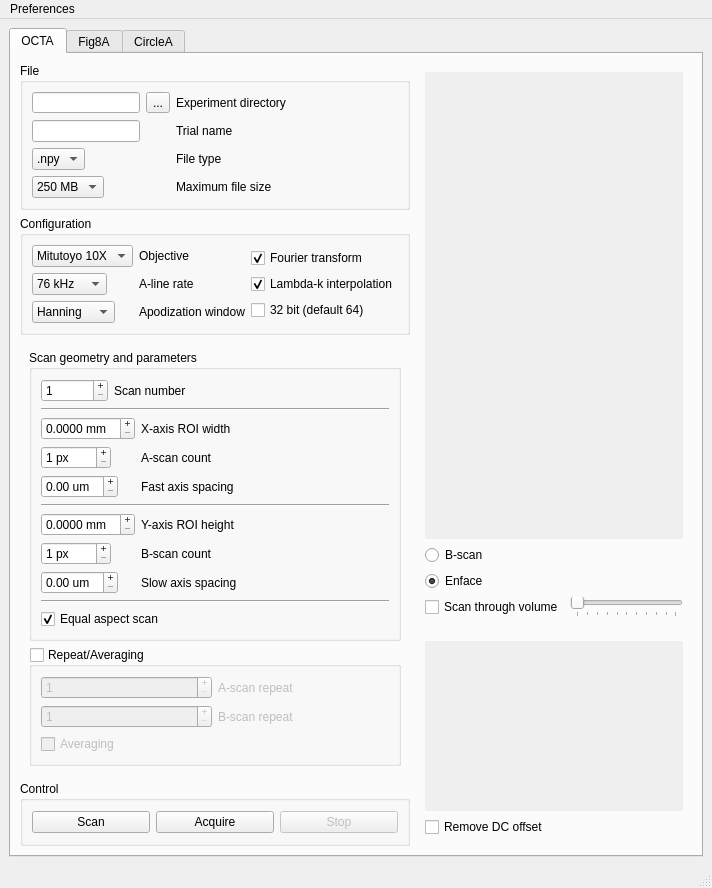
<?xml version="1.0" encoding="UTF-8"?>
<ui version="4.0">
 <class>MainWindow</class>
 <widget class="QMainWindow" name="MainWindow">
  <property name="geometry">
   <rect>
    <x>0</x>
    <y>0</y>
    <width>712</width>
    <height>770</height>
   </rect>
  </property>
  <property name="sizePolicy">
   <sizepolicy hsizetype="Preferred" vsizetype="Preferred">
    <horstretch>0</horstretch>
    <verstretch>0</verstretch>
   </sizepolicy>
  </property>
  <property name="minimumSize">
   <size>
    <width>0</width>
    <height>0</height>
   </size>
  </property>
  <property name="windowTitle">
   <string>PyImageOCT V.0.1.0</string>
  </property>
  <property name="documentMode">
   <bool>false</bool>
  </property>
  <property name="tabShape">
   <enum>QTabWidget::Triangular</enum>
  </property>
  <widget class="QWidget" name="centralwidget">
   <layout class="QGridLayout" name="gridLayout">
    <item row="0" column="0">
     <widget class="QTabWidget" name="tabWidget">
      <property name="autoFillBackground">
       <bool>false</bool>
      </property>
      <property name="currentIndex">
       <number>0</number>
      </property>
      <property name="usesScrollButtons">
       <bool>false</bool>
      </property>
      <property name="documentMode">
       <bool>false</bool>
      </property>
      <widget class="QWidget" name="tabOCTA">
       <attribute name="title">
        <string>OCTA</string>
       </attribute>
       <layout class="QGridLayout" name="gridLayout_2">
        <item row="1" column="0">
         <layout class="QGridLayout" name="gridOCTA">
          <property name="sizeConstraint">
           <enum>QLayout::SetFixedSize</enum>
          </property>
          <item row="0" column="0" colspan="2">
           <widget class="QGroupBox" name="groupExperiment">
            <property name="title">
             <string>File</string>
            </property>
            <layout class="QGridLayout" name="gridLayout_5">
             <item row="0" column="0">
              <layout class="QFormLayout" name="formExp">
               <item row="0" column="0">
                <layout class="QGridLayout" name="gridExp">
                 <item row="0" column="0">
                  <widget class="QLineEdit" name="lineExp">
                   <property name="toolTip">
                    <string>The directory where the recordings will be saved</string>
                   </property>
                  </widget>
                 </item>
                 <item row="0" column="1">
                  <widget class="QToolButton" name="buttonBrowse">
                   <property name="toolTip">
                    <string>The directory where the recordings will be saved</string>
                   </property>
                   <property name="text">
                    <string>...</string>
                   </property>
                  </widget>
                 </item>
                </layout>
               </item>
               <item row="0" column="1">
                <widget class="QLabel" name="labelExp">
                 <property name="toolTip">
                  <string>The directory where the recordings will be saved</string>
                 </property>
                 <property name="text">
                  <string>Experiment directory</string>
                 </property>
                </widget>
               </item>
               <item row="1" column="0">
                <widget class="QLineEdit" name="lineFileName">
                 <property name="toolTip">
                  <string>The name of this particular recording within the experiment</string>
                 </property>
                </widget>
               </item>
               <item row="1" column="1">
                <widget class="QLabel" name="labelFileName">
                 <property name="toolTip">
                  <string>The name of this particular recording within the experiment</string>
                 </property>
                 <property name="text">
                  <string>Trial name</string>
                 </property>
                </widget>
               </item>
               <item row="2" column="0">
                <widget class="QComboBox" name="comboFileType">
                 <property name="toolTip">
                  <string>The file type of saved recordings</string>
                 </property>
                 <item>
                  <property name="text">
                   <string>.npy</string>
                  </property>
                 </item>
                 <item>
                  <property name="text">
                   <string>.mat</string>
                  </property>
                 </item>
                </widget>
               </item>
               <item row="2" column="1">
                <widget class="QLabel" name="labelFileType">
                 <property name="toolTip">
                  <string>The file type of saved recordings</string>
                 </property>
                 <property name="text">
                  <string>File type</string>
                 </property>
                </widget>
               </item>
               <item row="3" column="1">
                <widget class="QLabel" name="labelMaxFileSize">
                 <property name="toolTip">
                  <string>The size of the files that recordings will be broken into</string>
                 </property>
                 <property name="text">
                  <string>Maximum file size</string>
                 </property>
                </widget>
               </item>
               <item row="3" column="0">
                <widget class="QComboBox" name="comboBox">
                 <item>
                  <property name="text">
                   <string>250 MB</string>
                  </property>
                 </item>
                 <item>
                  <property name="text">
                   <string>500 MB</string>
                  </property>
                 </item>
                 <item>
                  <property name="text">
                   <string>1 GB</string>
                  </property>
                 </item>
                 <item>
                  <property name="text">
                   <string>2 GB</string>
                  </property>
                 </item>
                 <item>
                  <property name="text">
                   <string>4 GB</string>
                  </property>
                 </item>
                </widget>
               </item>
              </layout>
             </item>
            </layout>
           </widget>
          </item>
          <item row="0" column="2" rowspan="4" colspan="2">
           <widget class="QWidget" name="group2D" native="true">
            <layout class="QGridLayout" name="layout2DGroup">
             <item row="5" column="0">
              <widget class="QRadioButton" name="radioEnface">
               <property name="toolTip">
                <string>Slice through B-scans or through enface C-scans</string>
               </property>
               <property name="text">
                <string>Enface</string>
               </property>
               <property name="checked">
                <bool>true</bool>
               </property>
              </widget>
             </item>
             <item row="6" column="1">
              <widget class="QSlider" name="sliderSlice">
               <property name="enabled">
                <bool>false</bool>
               </property>
               <property name="toolTip">
                <string>Scan automatically through the volume, or select a slice with the slider</string>
               </property>
               <property name="orientation">
                <enum>Qt::Horizontal</enum>
               </property>
               <property name="invertedAppearance">
                <bool>false</bool>
               </property>
               <property name="tickPosition">
                <enum>QSlider::TicksBelow</enum>
               </property>
              </widget>
             </item>
             <item row="6" column="0">
              <widget class="QCheckBox" name="checkScanThrough">
               <property name="toolTip">
                <string>Scan automatically through the volume, or select a slice with the slider</string>
               </property>
               <property name="text">
                <string>Scan through volume</string>
               </property>
               <property name="checked">
                <bool>false</bool>
               </property>
              </widget>
             </item>
             <item row="0" column="0" rowspan="4" colspan="2">
              <widget class="QWidget" name="widget2D" native="true">
               <property name="autoFillBackground">
                <bool>true</bool>
               </property>
              </widget>
             </item>
             <item row="4" column="0">
              <widget class="QRadioButton" name="radioBScan">
               <property name="toolTip">
                <string>Slice through B-scans or through enface C-scans</string>
               </property>
               <property name="text">
                <string>B-scan</string>
               </property>
              </widget>
             </item>
            </layout>
           </widget>
          </item>
          <item row="1" column="0" colspan="2">
           <widget class="QGroupBox" name="groupConfig">
            <property name="title">
             <string>Configuration</string>
            </property>
            <layout class="QGridLayout" name="gridLayout_4">
             <item row="0" column="0">
              <layout class="QFormLayout" name="formLeft">
               <item row="0" column="0">
                <widget class="QComboBox" name="comboObjective">
                 <property name="toolTip">
                  <string>The objective being used. Affects config file selection</string>
                 </property>
                 <item>
                  <property name="text">
                   <string>Mitutoyo 10X</string>
                  </property>
                 </item>
                 <item>
                  <property name="text">
                   <string>Mitutoyo 5X</string>
                  </property>
                 </item>
                 <item>
                  <property name="text">
                   <string>Mitutoyo 20X</string>
                  </property>
                 </item>
                 <item>
                  <property name="text">
                   <string>Mitutoyo 2X</string>
                  </property>
                 </item>
                </widget>
               </item>
               <item row="0" column="1">
                <widget class="QLabel" name="labelObjective">
                 <property name="toolTip">
                  <string>The objective being used. Affects config file selection</string>
                 </property>
                 <property name="text">
                  <string>Objective</string>
                 </property>
                </widget>
               </item>
               <item row="1" column="0">
                <widget class="QComboBox" name="comboRate">
                 <property name="toolTip">
                  <string>The A-line rate of the camera</string>
                 </property>
                 <item>
                  <property name="text">
                   <string>76 kHz</string>
                  </property>
                 </item>
                 <item>
                  <property name="text">
                   <string>146 kHz</string>
                  </property>
                 </item>
                </widget>
               </item>
               <item row="1" column="1">
                <widget class="QLabel" name="labelRate">
                 <property name="toolTip">
                  <string>The A-line rate of the camera</string>
                 </property>
                 <property name="text">
                  <string>A-line rate</string>
                 </property>
                </widget>
               </item>
               <item row="2" column="0">
                <widget class="QComboBox" name="comboApodization">
                 <property name="toolTip">
                  <string>The type of window used to apodize the A-line spectra prior to FFT</string>
                 </property>
                 <item>
                  <property name="text">
                   <string>Hanning</string>
                  </property>
                 </item>
                 <item>
                  <property name="text">
                   <string>Blackman</string>
                  </property>
                 </item>
                 <item>
                  <property name="text">
                   <string>Hamming</string>
                  </property>
                 </item>
                 <item>
                  <property name="text">
                   <string>None</string>
                  </property>
                 </item>
                </widget>
               </item>
               <item row="2" column="1">
                <widget class="QLabel" name="labelApodization">
                 <property name="toolTip">
                  <string>The type of window used to apodize the A-line spectra prior to FFT</string>
                 </property>
                 <property name="text">
                  <string>Apodization window</string>
                 </property>
                </widget>
               </item>
              </layout>
             </item>
             <item row="0" column="1">
              <layout class="QGridLayout" name="gridRight">
               <item row="0" column="0">
                <layout class="QGridLayout" name="gridProc">
                 <item row="1" column="0">
                  <widget class="QCheckBox" name="checkInterpolation">
                   <property name="toolTip">
                    <string>If true, linear-in-wavenumber values are interpolated (1st order) from linear-in-wavelength spectra</string>
                   </property>
                   <property name="text">
                    <string>Lambda-k interpolation</string>
                   </property>
                   <property name="checked">
                    <bool>true</bool>
                   </property>
                  </widget>
                 </item>
                 <item row="0" column="0">
                  <widget class="QCheckBox" name="checkFFT">
                   <property name="toolTip">
                    <string>If true, data is complex-valued signal</string>
                   </property>
                   <property name="text">
                    <string>Fourier transform</string>
                   </property>
                   <property name="checked">
                    <bool>true</bool>
                   </property>
                  </widget>
                 </item>
                 <item row="2" column="0">
                  <widget class="QCheckBox" name="checkBox">
                   <property name="toolTip">
                    <string>The precision of the FFT and interpolation. Affects processing speed!</string>
                   </property>
                   <property name="text">
                    <string>32 bit (default 64)</string>
                   </property>
                  </widget>
                 </item>
                </layout>
               </item>
              </layout>
             </item>
            </layout>
           </widget>
          </item>
          <item row="4" column="2" rowspan="2" colspan="2">
           <widget class="QWidget" name="groupSpectrum" native="true">
            <layout class="QGridLayout" name="layoutSpectrumGroup">
             <item row="1" column="0">
              <widget class="QCheckBox" name="checkRemoveDC">
               <property name="toolTip">
                <string>Subtract DC value from vizualized spectrum. The DC signal is simply the average dark image on the spectrometer</string>
               </property>
               <property name="text">
                <string>Remove DC offset</string>
               </property>
              </widget>
             </item>
             <item row="0" column="0">
              <widget class="QWidget" name="widgetSpectrum" native="true">
               <property name="autoFillBackground">
                <bool>true</bool>
               </property>
              </widget>
             </item>
            </layout>
           </widget>
          </item>
          <item row="5" column="0" colspan="2">
           <widget class="QGroupBox" name="groupControl">
            <property name="title">
             <string>Control</string>
            </property>
            <layout class="QGridLayout" name="gridLayout_10">
             <item row="0" column="1">
              <widget class="QPushButton" name="pushScan">
               <property name="toolTip">
                <string>Scan indefinitely without recording</string>
               </property>
               <property name="text">
                <string>Scan</string>
               </property>
               <property name="iconSize">
                <size>
                 <width>8</width>
                 <height>12</height>
                </size>
               </property>
               <property name="checkable">
                <bool>false</bool>
               </property>
               <property name="flat">
                <bool>false</bool>
               </property>
              </widget>
             </item>
             <item row="0" column="2">
              <widget class="QPushButton" name="pushAcquire">
               <property name="toolTip">
                <string>Scan as defined by </string>
               </property>
               <property name="text">
                <string>Acquire</string>
               </property>
              </widget>
             </item>
             <item row="0" column="3">
              <widget class="QPushButton" name="pushStop">
               <property name="enabled">
                <bool>false</bool>
               </property>
               <property name="text">
                <string>Stop</string>
               </property>
              </widget>
             </item>
            </layout>
           </widget>
          </item>
          <item row="2" column="0" rowspan="3" colspan="2">
           <widget class="QWidget" name="widgetScan" native="true">
            <layout class="QGridLayout" name="gridLayout_15">
             <item row="1" column="1">
              <widget class="QGroupBox" name="groupRepeats">
               <property name="minimumSize">
                <size>
                 <width>0</width>
                 <height>0</height>
                </size>
               </property>
               <property name="title">
                <string>Repeat/Averaging</string>
               </property>
               <property name="flat">
                <bool>false</bool>
               </property>
               <property name="checkable">
                <bool>true</bool>
               </property>
               <property name="checked">
                <bool>false</bool>
               </property>
               <layout class="QGridLayout" name="gridLayout_7">
                <item row="1" column="0">
                 <widget class="QSpinBox" name="spinBRepeat">
                  <property name="toolTip">
                   <string>The number of times to repeat a B-scan</string>
                  </property>
                  <property name="buttonSymbols">
                   <enum>QAbstractSpinBox::PlusMinus</enum>
                  </property>
                  <property name="minimum">
                   <number>1</number>
                  </property>
                  <property name="maximum">
                   <number>1000</number>
                  </property>
                 </widget>
                </item>
                <item row="2" column="0">
                 <widget class="QCheckBox" name="checkAveraging">
                  <property name="toolTip">
                   <string>If true, repeated A-scans and B-scans will be averaged before saving</string>
                  </property>
                  <property name="text">
                   <string>Averaging</string>
                  </property>
                  <property name="tristate">
                   <bool>false</bool>
                  </property>
                 </widget>
                </item>
                <item row="0" column="1">
                 <widget class="QLabel" name="labelARepeat">
                  <property name="toolTip">
                   <string>The number of A-scans to be acquired from the same point during a dwell</string>
                  </property>
                  <property name="text">
                   <string>A-scan repeat</string>
                  </property>
                 </widget>
                </item>
                <item row="1" column="1">
                 <widget class="QLabel" name="labelBRepeat">
                  <property name="maximumSize">
                   <size>
                    <width>16777215</width>
                    <height>16777215</height>
                   </size>
                  </property>
                  <property name="toolTip">
                   <string>The number of times to repeat a B-scan</string>
                  </property>
                  <property name="text">
                   <string>B-scan repeat</string>
                  </property>
                 </widget>
                </item>
                <item row="0" column="0">
                 <widget class="QSpinBox" name="spinARepeat">
                  <property name="toolTip">
                   <string>The number of A-scans to be acquired during a dwell</string>
                  </property>
                  <property name="buttonSymbols">
                   <enum>QAbstractSpinBox::PlusMinus</enum>
                  </property>
                  <property name="minimum">
                   <number>1</number>
                  </property>
                  <property name="maximum">
                   <number>1000</number>
                  </property>
                 </widget>
                </item>
               </layout>
              </widget>
             </item>
             <item row="0" column="1">
              <widget class="QGroupBox" name="groupScan">
               <property name="minimumSize">
                <size>
                 <width>0</width>
                 <height>0</height>
                </size>
               </property>
               <property name="maximumSize">
                <size>
                 <width>16777215</width>
                 <height>16777215</height>
                </size>
               </property>
               <property name="title">
                <string>Scan geometry and parameters</string>
               </property>
               <layout class="QGridLayout" name="gridLayout_6">
                <item row="5" column="0">
                 <widget class="Line" name="line_2">
                  <property name="orientation">
                   <enum>Qt::Horizontal</enum>
                  </property>
                 </widget>
                </item>
                <item row="0" column="0">
                 <layout class="QFormLayout" name="formScanParameters">
                  <item row="0" column="0">
                   <widget class="QSpinBox" name="spinScanNumber">
                    <property name="toolTip">
                     <string>The number of scans to acquire. Note that these are saved independently, see Repeat/Averaging section</string>
                    </property>
                    <property name="buttonSymbols">
                     <enum>QAbstractSpinBox::PlusMinus</enum>
                    </property>
                    <property name="minimum">
                     <number>1</number>
                    </property>
                    <property name="maximum">
                     <number>100000</number>
                    </property>
                   </widget>
                  </item>
                  <item row="0" column="1">
                   <widget class="QLabel" name="labelScanNumber">
                    <property name="toolTip">
                     <string>The number of scans to acquire. Note that these are saved independently, see Repeat/Averaging section</string>
                    </property>
                    <property name="text">
                     <string>Scan number</string>
                    </property>
                   </widget>
                  </item>
                 </layout>
                </item>
                <item row="2" column="0">
                 <layout class="QFormLayout" name="formX">
                  <item row="0" column="0">
                   <widget class="QDoubleSpinBox" name="spinROIWidth">
                    <property name="toolTip">
                     <string>The length of the B-scan in physical units</string>
                    </property>
                    <property name="buttonSymbols">
                     <enum>QAbstractSpinBox::PlusMinus</enum>
                    </property>
                    <property name="suffix">
                     <string> mm</string>
                    </property>
                    <property name="decimals">
                     <number>4</number>
                    </property>
                   </widget>
                  </item>
                  <item row="0" column="1">
                   <widget class="QLabel" name="labelROIWidth">
                    <property name="toolTip">
                     <string>The length of the B-scan in physical units</string>
                    </property>
                    <property name="text">
                     <string>X-axis ROI width</string>
                    </property>
                   </widget>
                  </item>
                  <item row="1" column="0">
                   <widget class="QSpinBox" name="spinACount">
                    <property name="toolTip">
                     <string>The number of A-scans in a B-scan</string>
                    </property>
                    <property name="buttonSymbols">
                     <enum>QAbstractSpinBox::PlusMinus</enum>
                    </property>
                    <property name="suffix">
                     <string> px</string>
                    </property>
                    <property name="minimum">
                     <number>1</number>
                    </property>
                    <property name="maximum">
                     <number>1200</number>
                    </property>
                   </widget>
                  </item>
                  <item row="1" column="1">
                   <widget class="QLabel" name="labelACount">
                    <property name="toolTip">
                     <string>The number of A-scans in a B-scan</string>
                    </property>
                    <property name="text">
                     <string>A-scan count</string>
                    </property>
                   </widget>
                  </item>
                  <item row="2" column="0">
                   <widget class="QDoubleSpinBox" name="spinFastAxisSpacing">
                    <property name="toolTip">
                     <string>The spacing between adjacent A-scans along the fast axis</string>
                    </property>
                    <property name="buttonSymbols">
                     <enum>QAbstractSpinBox::PlusMinus</enum>
                    </property>
                    <property name="suffix">
                     <string> um</string>
                    </property>
                    <property name="decimals">
                     <number>2</number>
                    </property>
                   </widget>
                  </item>
                  <item row="2" column="1">
                   <widget class="QLabel" name="labelFastAxisSpacing">
                    <property name="toolTip">
                     <string>The spacing between adjacent A-scans along the fast axis</string>
                    </property>
                    <property name="text">
                     <string>Fast axis spacing</string>
                    </property>
                   </widget>
                  </item>
                 </layout>
                </item>
                <item row="6" column="0">
                 <widget class="QCheckBox" name="checkEqualAspect">
                  <property name="toolTip">
                   <string>Forces X and Y scan spacing to be equal</string>
                  </property>
                  <property name="text">
                   <string>Equal aspect scan</string>
                  </property>
                  <property name="checked">
                   <bool>true</bool>
                  </property>
                 </widget>
                </item>
                <item row="4" column="0">
                 <layout class="QFormLayout" name="formY">
                  <item row="0" column="1">
                   <widget class="QLabel" name="labelROIHeight">
                    <property name="toolTip">
                     <string>The width of the C-scan in physical units</string>
                    </property>
                    <property name="text">
                     <string>Y-axis ROI height</string>
                    </property>
                   </widget>
                  </item>
                  <item row="1" column="1">
                   <widget class="QLabel" name="labelBcount">
                    <property name="toolTip">
                     <string>The number of B-scans to acquire</string>
                    </property>
                    <property name="text">
                     <string>B-scan count</string>
                    </property>
                   </widget>
                  </item>
                  <item row="2" column="0">
                   <widget class="QDoubleSpinBox" name="spinSlowAxisSpacing">
                    <property name="toolTip">
                     <string>The distance between adjacent B-scans in physical units</string>
                    </property>
                    <property name="buttonSymbols">
                     <enum>QAbstractSpinBox::PlusMinus</enum>
                    </property>
                    <property name="suffix">
                     <string> um</string>
                    </property>
                   </widget>
                  </item>
                  <item row="2" column="1">
                   <widget class="QLabel" name="labelSlowAxisSpacing">
                    <property name="toolTip">
                     <string>The distance between adjacent B-scans in physical units</string>
                    </property>
                    <property name="text">
                     <string>Slow axis spacing</string>
                    </property>
                   </widget>
                  </item>
                  <item row="1" column="0">
                   <widget class="QSpinBox" name="spinBcount">
                    <property name="toolTip">
                     <string>The number of B-scans to acquire</string>
                    </property>
                    <property name="buttonSymbols">
                     <enum>QAbstractSpinBox::PlusMinus</enum>
                    </property>
                    <property name="suffix">
                     <string> px</string>
                    </property>
                    <property name="minimum">
                     <number>1</number>
                    </property>
                    <property name="maximum">
                     <number>1200</number>
                    </property>
                   </widget>
                  </item>
                  <item row="0" column="0">
                   <widget class="QDoubleSpinBox" name="spinROIHeight">
                    <property name="toolTip">
                     <string>The width of the C-scan in physical units</string>
                    </property>
                    <property name="buttonSymbols">
                     <enum>QAbstractSpinBox::PlusMinus</enum>
                    </property>
                    <property name="suffix">
                     <string> mm</string>
                    </property>
                    <property name="decimals">
                     <number>4</number>
                    </property>
                   </widget>
                  </item>
                 </layout>
                </item>
                <item row="3" column="0">
                 <widget class="Line" name="line">
                  <property name="orientation">
                   <enum>Qt::Horizontal</enum>
                  </property>
                 </widget>
                </item>
                <item row="1" column="0">
                 <widget class="Line" name="line_3">
                  <property name="orientation">
                   <enum>Qt::Horizontal</enum>
                  </property>
                 </widget>
                </item>
               </layout>
              </widget>
             </item>
            </layout>
           </widget>
          </item>
         </layout>
        </item>
       </layout>
      </widget>
      <widget class="QWidget" name="tabFig8A">
       <attribute name="title">
        <string>Fig8A</string>
       </attribute>
      </widget>
      <widget class="QWidget" name="tabCircleA">
       <attribute name="title">
        <string>CircleA</string>
       </attribute>
      </widget>
     </widget>
    </item>
   </layout>
  </widget>
  <widget class="QStatusBar" name="statusbar"/>
  <widget class="QMenuBar" name="menubar">
   <property name="geometry">
    <rect>
     <x>0</x>
     <y>0</y>
     <width>712</width>
     <height>17</height>
    </rect>
   </property>
   <widget class="QMenu" name="menuPreferences">
    <property name="title">
     <string>Preferences</string>
    </property>
    <addaction name="separator"/>
    <addaction name="actionFile"/>
    <addaction name="separator"/>
    <addaction name="actionAbout"/>
   </widget>
   <addaction name="menuPreferences"/>
  </widget>
  <action name="actionFile">
   <property name="text">
    <string>Settings</string>
   </property>
  </action>
  <action name="actionSpectralRadar">
   <property name="text">
    <string>SpectralRadar</string>
   </property>
  </action>
  <action name="actionDefaults">
   <property name="text">
    <string>Defaults</string>
   </property>
  </action>
  <action name="actionAbout">
   <property name="text">
    <string>About</string>
   </property>
  </action>
 </widget>
 <resources/>
 <connections/>
</ui>
